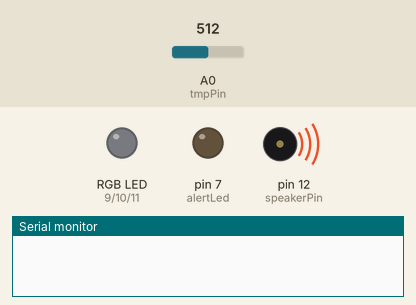
Recording of a sketch running on a simulated Arduino Uno, built with avr-gcc and run on an emulated ATmega328P. On the bench: an RGB LED mixed from three pins (HIGH = lit), output pins drawn as LEDs (lit = HIGH), buzzer (waves = sounding), the last lines printed to the serial monitor. The inputs (shaded band) are chosen by the test bench; at power-on: A0 (tmpPin) = 512.

Above: at 0.1 s.
At 1.1 s:
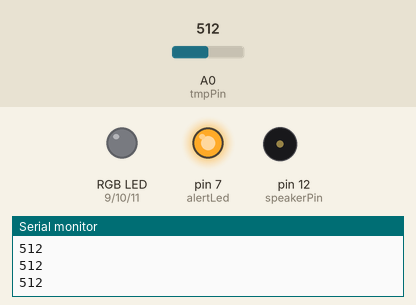
Timing chart, 0 to 14.1 s (numbered marks = the images above):
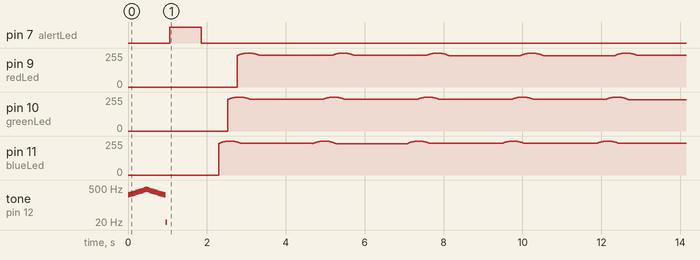

Measured:
- by itself, pin 7 (alertLed): LOW → HIGH at 1.1 s, → LOW 0.80 s later

The sketch:

Moodlamp_With_TMP.ino.ino
```cpp
//  ***********************************************************************************************************************************************************
//  * Sam's Moodlamp with additional Temperature Sensor. Based off ricardouvina's sin wave Moodlamp (http://www.instructables.com/id/Mood-Lamp-with-Arduino/) *
//  * Also includes a personally modified version of the "ARDUINO SERIAL MONITOR" (http://www.instructables.com/id/HOW-TO-use-the-ARDUINO-SERIAL-MONITOR/)    *
//  *                                          to view the temperature of the temperature sensor to ensure it is working.                                     *
//  *                                                                    Last edited 9/12/16                                                                  *
//  ***********************************************************************************************************************************************************

float RGB[3]; // Creates a floating array known as 'RGB' with 3 sections.
int tmpPin = 0; // Temperature Sensor in Analog Pin A0.
int redLed   = 9;  // Red LED in Digital Pin 11 (PWM)
int greenLed = 10;  // Green LED in Digital Pin 10 (PWM)
int blueLed  = 11;   // Blue LED in Digital Pin 9 (PWM)
int alertLed = 7;
int speakerPin = 12;
int tones[] = {261, 277, 294, 311, 330, 349, 370, 392, 415, 440, 415, 392, 370, 349, 330, 311, 294, 277, 261};
//            mid C  C#   D    D#   E    F    F#   G    G#   A    G#   G   F#    F    E    D#   D    C#  mid C

void setup() {
  pinMode(redLed, OUTPUT); // Tell's ARDUINO that redLed is an output.
  pinMode(greenLed, OUTPUT); // Tell's ARDUINO that greenLed is an output.
  pinMode(blueLed, OUTPUT); // Tell's ARDUINO that blueLed is an output.
  pinMode(alertLed, OUTPUT); // Tell's ARDUINO THAT alertLed is an output.

  // Sets all the outputs to low at the start of the program.
  digitalWrite(redLed, LOW);
  digitalWrite(greenLed, LOW);
  digitalWrite(blueLed, LOW);
  digitalWrite(alertLed, LOW);

  // Begins the serial monitoring at a baud rate of 9600 bits per second.
  Serial.begin(9600);

  buzzerTune();
}

void loop() {
  debug(); // Optional/Debugging Only - Debug Temperature Sensor by running the serial monitor on its readings.
  AlertLED(); // Flash Alert LED to show transition to Mood Lamp function
  moodLamp(); // Run Moodlamp Function
  reset(); // Run Reset Function to Reset LEDs to 0
  delay(300);
  AlertLED(); // Flash Alert LED to show transition to temperature function
  temperature(); // Run Temperature Function
  delay(300);
  reset(); // Reset Colour Values to 0
}

void moodLamp () {
  for (float x = 0; x < PI; x = x + 0.00001) {
    RGB[0] = 255 * abs(sin(x * (180 / PI)));      // CALCULATE VALUE OF RED LED
    RGB[1] = 255 * abs(sin((x + PI / 3) * (180 / PI))); // CALCULATE VALUE OF GREEN LED
    RGB[2] = 255 * abs(sin((x + (2 * PI) / 3) * (180 / PI))); // CALCULATE VALUE OF BLUE LED

    // WRITE THE CALCULATED VALUE ONTO COLOUR CHANNEL PINS
    analogWrite(redLed, RGB[0]);
    analogWrite(greenLed, RGB[1]);
    analogWrite(blueLed, RGB[2]);
  }
  delay(30000);
}

void temperature() {
  int temperatureSensor = analogRead(tmpPin);
  // IF TEMPERATURE IS HIGH, SET LED TO RED
  if (temperatureSensor  > 200) {
    analogWrite(redLed, 0);
    analogWrite(greenLed, 255);
    analogWrite(blueLed, 255);
  }

  // IF TEMPERATURE IS MID-RANGE, SET LED TO PURPLE
  if (temperatureSensor  < 200 && temperatureSensor  > 100) {
    analogWrite(redLed, 255);
    analogWrite(greenLed, 0);
    analogWrite(blueLed, 255);
  }

  // IF TEMPERATURE IS LOW, SET LED TO BLUE
  if (temperatureSensor  < 100) {
    analogWrite(redLed, 255);
    analogWrite(greenLed, 255);
    analogWrite(blueLed, 0);
  }
}

void reset() {
  // RESET THE COLOUR CHANNELS OF RGB LED, WHILE SHOWING A VISUAL INDICATOR THAT IT'S COMPLETE.
  analogWrite(redLed, 0);
  analogWrite(greenLed, 0);
  analogWrite(blueLed, 0);
}

void debug() {
  //DEBUGGING CODE - FOR LOOP ENSURES THAT SERIAL MONITOR CODE PRINTS READING 50 TIMES BEFORE PROGRAM STARTS. CAN BE COMMENTED OUT LOOP FUNCTION TO SKIP THIS PROCESS
  int n, i;
  Serial.print("Temperature Readings:");
  Serial.print('\n');
  for (int i = 0, loopCount = 20; i < loopCount; i++) {
    int temperatureSensor = analogRead(tmpPin);
    Serial.println(temperatureSensor);
    if (Serial.available() > 0)
    {
      temperatureSensor = Serial.read();
      Serial.print(temperatureSensor);
      Serial.println();
    }
  }
  Serial.print('\n');
}

void AlertLED() {
  // THIS FOR LOOP FLASHES THE ALERT LED TO VISUALLY SHOW THE PROGRAM SWITCHING BETWEEN FUNCTIONS.
    digitalWrite(alertLed, HIGH);
    delay(800);
    digitalWrite(alertLed, LOW);
  }

void buzzerTune() {
// This for loop iterates through all of the tones set in the 'tones' variable.
    for (int i = 0, toneCount = 20; i < toneCount; i++) {
    tone(speakerPin, tones[i]);
    delay(50);
  }
  noTone(speakerPin);
}
```
